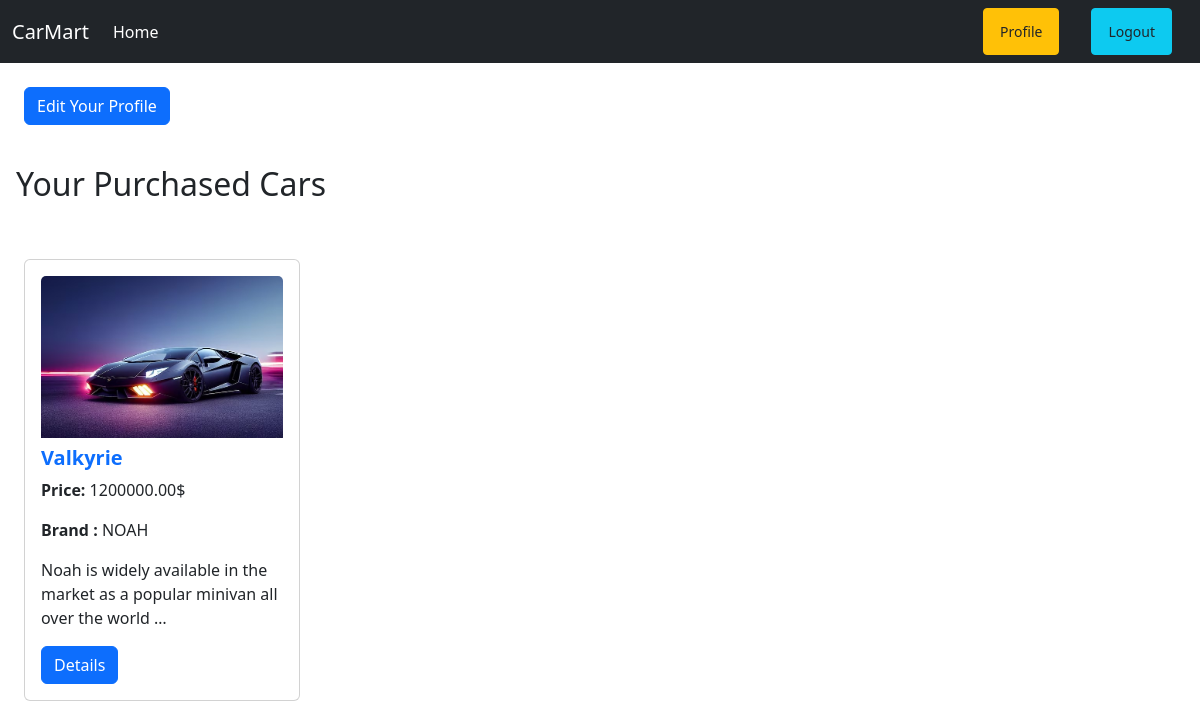
/car/purchase_car/1 (signed in), run on the app's committed database.
### car/models.py (models this page shows, shortened)
class Car(models.Model):
    brand = models.ForeignKey(Brand, on_delete=models.CASCADE)
    name = models.CharField(max_length=255)
    description = models.TextField()
    image = models.ImageField(upload_to="car/media/uploads/", blank=True, null=True)
    quantity = models.IntegerField(default=0)
    price = models.DecimalField(max_digits=10, decimal_places=2)

### brand/models.py (models this page shows)
class Brand(models.Model):
    name = models.CharField(max_length=255)
    slug = models.SlugField(max_length=100, unique=True, null=True, blank=True)
    def __str__(self):
        return self.name

### car/views.py (the view)
# urls.py: path("purchase_car/<int:id>", views.purchase_car, name="purchase_car"),
@login_required
def purchase_car(request, id):
    car = Car.objects.get(pk=id)
    if car.quantity > 0:
        car.quantity -= 1
        car.save()
        purchased_cars = [car]
        return render(request, "profile.html", {"purchased_cars": purchased_cars})
    else:
        return render(request, "home.html")

### car/templates/profile.html
{% extends 'base.html' %} {% load crispy_forms_tags %}{% block content%}
<div>
  <a class="btn btn-primary m-4" href={% url 'edit_profile' %}>Edit Your Profile</a>
</div>
<div class="p-3" >
    <h2>Your Purchased Cars</h2>
    <div class="d-flex flex-wrap pt-5">
      {% for c in purchased_cars %}
      <div class="col-3">
        <div class="card mx-2">
          <div class="card-body">
            <img src="{{c.image.url}}" class="card-img-top" alt="image" />
            <h5 class="card-title mt-2">
              <a href="" class="text-decoration-none fw-bold">{{c.name}}</a>
            </h5>
            <p><b>Price:</b> {{c.price}}$</p>
            <p><b>Brand :</b> {{c.brand}}</p>
            <p>{{c.description|truncatewords:15}}</p>
            <button class="btn btn-primary">Details</button>
          </div>
        </div>
      </div>
      {% endfor%}
    </div>
</div>
{% endblock %}

### data on the page
Car: image (picture), name "Valkyrie", price "1200000.00", brand "NOAH", description "Noah is widely available in the market as a popular minivan all over the world …"
